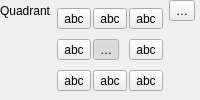
                          <widget class="QFrame" name="mPlacementQuadrantFrame">
                           <layout class="QGridLayout" name="gridLayout_19">
                            <property name="leftMargin">
                             <number>0</number>
                            </property>
                            <property name="topMargin">
                             <number>0</number>
                            </property>
                            <property name="rightMargin">
                             <number>0</number>
                            </property>
                            <property name="bottomMargin">
                             <number>0</number>
                            </property>
                            <item row="0" column="2">
                             <widget class="QgsPropertyOverrideButton" name="mPointQuadOffsetDDBtn">
                              <property name="text">
                               <string>…</string>
                              </property>
                             </widget>
                            </item>
                            <item row="0" column="1" rowspan="3">
                             <widget class="QFrame" name="mPlacementFixedQuadrantFrame">
                              <layout class="QGridLayout" name="gridLayout_3">
                               <property name="leftMargin">
                                <number>0</number>
                               </property>
                               <property name="topMargin">
                                <number>0</number>
                               </property>
                               <property name="rightMargin">
                                <number>0</number>
                               </property>
                               <property name="bottomMargin">
                                <number>0</number>
                               </property>
                               <property name="spacing">
                                <number>2</number>
                               </property>
                               <item row="1" column="1">
                                <widget class="QToolButton" name="mPointOffsetOver">
                                 <property name="text">
                                  <string>…</string>
                                 </property>
                                 <property name="icon">
                                  <iconset resource="../../images/images.qrc">
                                   <normaloff>:/images/themes/default/mIconLabelQuadrantCenter.svg</normaloff>:/images/themes/default/mIconLabelQuadrantCenter.svg</iconset>
                                 </property>
                                 <property name="iconSize">
                                  <size>
                                   <width>32</width>
                                   <height>18</height>
                                  </size>
                                 </property>
                                 <property name="checkable">
                                  <bool>true</bool>
                                 </property>
                                 <property name="checked">
                                  <bool>true</bool>
                                 </property>
                                </widget>
                               </item>
                               <item row="0" column="2">
                                <widget class="QToolButton" name="mPointOffsetAboveRight">
                                 <property name="text">
                                  <string>abc</string>
                                 </property>
                                 <property name="icon">
                                  <iconset resource="../../images/images.qrc">
                                   <normaloff>:/images/themes/default/mIconLabelQuadrantOffset.svg</normaloff>:/images/themes/default/mIconLabelQuadrantOffset.svg</iconset>
                                 </property>
                                 <property name="iconSize">
                                  <size>
                                   <width>32</width>
                                   <height>18</height>
                                  </size>
                                 </property>
                                 <property name="checkable">
                                  <bool>true</bool>
                                 </property>
                                </widget>
                               </item>
                               <item row="2" column="0">
                                <widget class="QToolButton" name="mPointOffsetBelowLeft">
                                 <property name="text">
                                  <string>abc</string>
                                 </property>
                                 <property name="icon">
                                  <iconset resource="../../images/images.qrc">
                                   <normaloff>:/images/themes/default/mIconLabelQuadrantOffset.svg</normaloff>:/images/themes/default/mIconLabelQuadrantOffset.svg</iconset>
                                 </property>
                                 <property name="iconSize">
                                  <size>
                                   <width>32</width>
                                   <height>18</height>
                                  </size>
                                 </property>
                                 <property name="checkable">
                                  <bool>true</bool>
                                 </property>
                                </widget>
                               </item>
                               <item row="1" column="0">
                                <widget class="QToolButton" name="mPointOffsetLeft">
                                 <property name="text">
                                  <string>abc</string>
                                 </property>
                                 <property name="icon">
                                  <iconset resource="../../images/images.qrc">
                                   <normaloff>:/images/themes/default/mIconLabelQuadrantOffset.svg</normaloff>:/images/themes/default/mIconLabelQuadrantOffset.svg</iconset>
                                 </property>
                                 <property name="iconSize">
                                  <size>
                                   <width>32</width>
                                   <height>18</height>
                                  </size>
                                 </property>
                                 <property name="checkable">
                                  <bool>true</bool>
                                 </property>
                                </widget>
                               </item>
                               <item row="0" column="0">
                                <widget class="QToolButton" name="mPointOffsetAboveLeft">
                                 <property name="text">
                                  <string>abc</string>
                                 </property>
                                 <property name="icon">
                                  <iconset resource="../../images/images.qrc">
                                   <normaloff>:/images/themes/default/mIconLabelQuadrantOffset.svg</normaloff>:/images/themes/default/mIconLabelQuadrantOffset.svg</iconset>
                                 </property>
                                 <property name="iconSize">
                                  <size>
                                   <width>32</width>
                                   <height>18</height>
                                  </size>
                                 </property>
                                 <property name="checkable">
                                  <bool>true</bool>
                                 </property>
                                </widget>
                               </item>
                               <item row="1" column="2">
                                <widget class="QToolButton" name="mPointOffsetRight">
                                 <property name="text">
                                  <string>abc</string>
                                 </property>
                                 <property name="icon">
                                  <iconset resource="../../images/images.qrc">
                                   <normaloff>:/images/themes/default/mIconLabelQuadrantOffset.svg</normaloff>:/images/themes/default/mIconLabelQuadrantOffset.svg</iconset>
                                 </property>
                                 <property name="iconSize">
                                  <size>
                                   <width>32</width>
                                   <height>18</height>
                                  </size>
                                 </property>
                                 <property name="checkable">
                                  <bool>true</bool>
                                 </property>
                                </widget>
                               </item>
                               <item row="2" column="1">
                                <widget class="QToolButton" name="mPointOffsetBelow">
                                 <property name="text">
                                  <string>abc</string>
                                 </property>
                                 <property name="icon">
                                  <iconset resource="../../images/images.qrc">
                                   <normaloff>:/images/themes/default/mIconLabelQuadrantOffset.svg</normaloff>:/images/themes/default/mIconLabelQuadrantOffset.svg</iconset>
                                 </property>
                                 <property name="iconSize">
                                  <size>
                                   <width>32</width>
                                   <height>18</height>
                                  </size>
                                 </property>
                                 <property name="checkable">
                                  <bool>true</bool>
                                 </property>
                                </widget>
                               </item>
                               <item row="2" column="2">
                                <widget class="QToolButton" name="mPointOffsetBelowRight">
                                 <property name="text">
                                  <string>abc</string>
                                 </property>
                                 <property name="icon">
                                  <iconset resource="../../images/images.qrc">
                                   <normaloff>:/images/themes/default/mIconLabelQuadrantOffset.svg</normaloff>:/images/themes/default/mIconLabelQuadrantOffset.svg</iconset>
                                 </property>
                                 <property name="iconSize">
                                  <size>
                                   <width>32</width>
                                   <height>18</height>
                                  </size>
                                 </property>
                                 <property name="checkable">
                                  <bool>true</bool>
                                 </property>
                                </widget>
                               </item>
                               <item row="0" column="1">
                                <widget class="QToolButton" name="mPointOffsetAbove">
                                 <property name="text">
                                  <string>abc</string>
                                 </property>
                                 <property name="icon">
                                  <iconset resource="../../images/images.qrc">
                                   <normaloff>:/images/themes/default/mIconLabelQuadrantOffset.svg</normaloff>:/images/themes/default/mIconLabelQuadrantOffset.svg</iconset>
                                 </property>
                                 <property name="iconSize">
                                  <size>
                                   <width>32</width>
                                   <height>18</height>
                                  </size>
                                 </property>
                                 <property name="checkable">
                                  <bool>true</bool>
                                 </property>
                                </widget>
                               </item>
                              </layout>
                             </widget>
                            </item>
                            <item row="0" column="0">
                             <widget class="QLabel" name="label_6">
                              <property name="sizePolicy">
                               <sizepolicy hsizetype="Maximum" vsizetype="Preferred">
                                <horstretch>0</horstretch>
                                <verstretch>0</verstretch>
                               </sizepolicy>
                              </property>
                              <property name="text">
                               <string>Quadrant</string>
                              </property>
                             </widget>
                            </item>
                            <item row="2" column="0">
                             <spacer name="horizontalSpacer_18">
                              <property name="orientation">
                               <enum>Qt::Horizontal</enum>
                              </property>
                              <property name="sizeType">
                               <enum>QSizePolicy::Fixed</enum>
                              </property>
                              <property name="sizeHint" stdset="0">
                               <size>
                                <width>12</width>
                                <height>12</height>
                               </size>
                              </property>
                             </spacer>
                            </item>
                            <item row="0" column="3">
                             <spacer name="horizontalSpacer_16">
                              <property name="orientation">
                               <enum>Qt::Horizontal</enum>
                              </property>
                              <property name="sizeHint" stdset="0">
                               <size>
                                <width>0</width>
                                <height>12</height>
                               </size>
                              </property>
                             </spacer>
                            </item>
                            <item row="1" column="0">
                             <spacer name="horizontalSpacer_17">
                              <property name="orientation">
                               <enum>Qt::Horizontal</enum>
                              </property>
                              <property name="sizeType">
                               <enum>QSizePolicy::Fixed</enum>
                              </property>
                              <property name="sizeHint" stdset="0">
                               <size>
                                <width>12</width>
                                <height>12</height>
                               </size>
                              </property>
                             </spacer>
                            </item>
                           </layout>
                          </widget>
